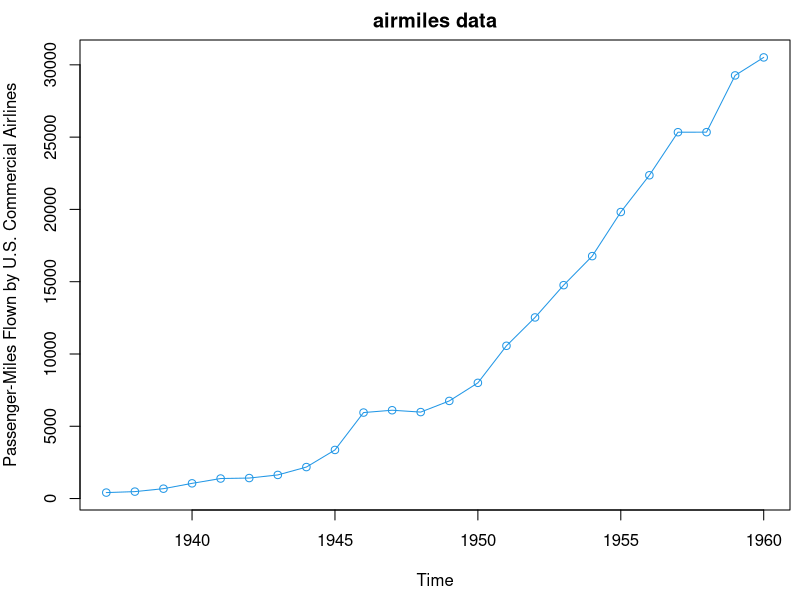

Generate this figure with R:
par(mai=c(0.9, 0.8, 0.4,0.1))
plot(airmiles, type='o', main = "airmiles data",
     ylab = "Passenger-Miles Flown by U.S. Commercial Airlines", 
     col = 4)
savePlot("airmiles", type="eps")